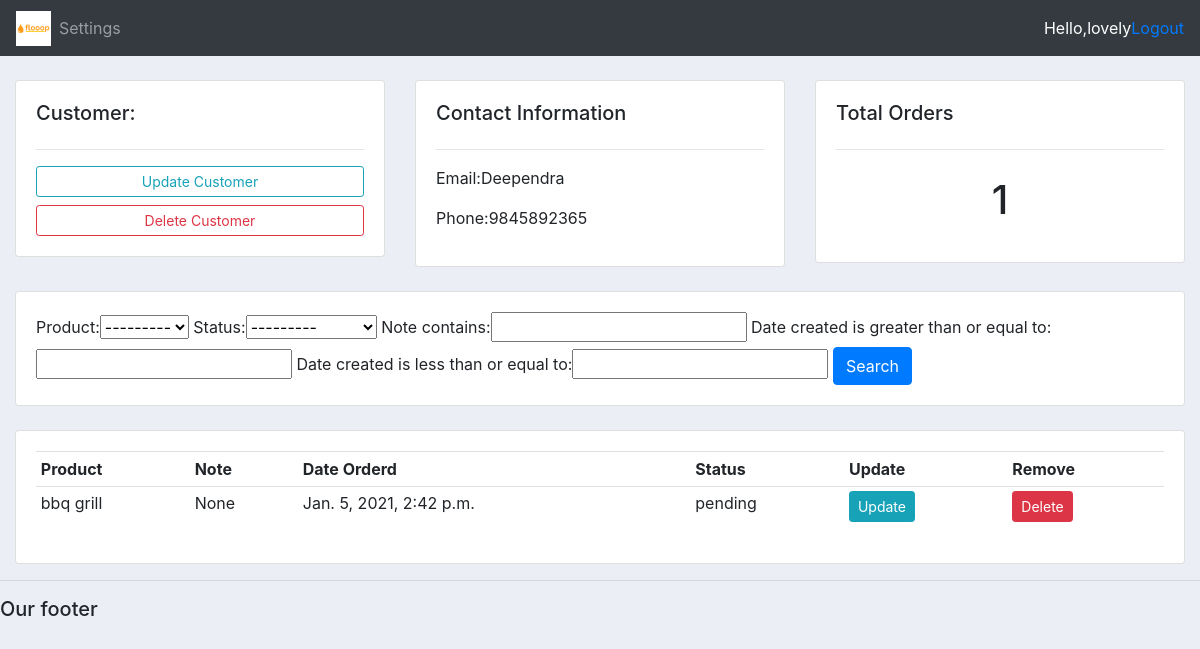
Page /customer/1/ (signed in) on the committed database.
### accounts/models.py (models this page shows, shortened)
class Customer(models.Model):
    user=models.OneToOneField(User,null=True,blank=True,on_delete=models.CASCADE)
    name=models.CharField(max_length=100,null=True)
    phone=models.CharField(max_length=100,null=True)
    email=models.CharField(max_length=100,null=True)
    profile_pic=models.ImageField(default="download.png",null=True,blank=True)
    date_created=models.DateTimeField(auto_now_add=True,null=True)

class Order(models.Model):
    STATUS=(
        ('pending','pending'),
        ('out of delivery','out of delivery'),
        ('Delivered','Delivered'),
    )
    customer=models.ForeignKey(Customer,null=True,on_delete=models.SET_NULL)
    product=models.ForeignKey(Product,null=True,on_delete=models.SET_NULL)
    date_created=models.DateTimeField(auto_now_add=True,null=True)
    status=models.CharField(max_length=100,null=True,choices=STATUS)
    note=models.CharField(max_length=100,null=True)

class Product(models.Model):
    CATEGORY=(
        ('Indoor','Indoor'),
        ('Out door','Out door')
    )
    name=models.CharField(max_length=100,null=True)
    price=models.FloatField(null=True)
    category=models.CharField(max_length=100,null=True,choices=CATEGORY)
    description=models.CharField(max_length=100,null=True,blank=True)
    date_created=models.DateTimeField(auto_now_add=True,null=True)
    tag=models.ManyToManyField(Tag)
    def __str__(self):
        return self.name

### accounts/views.py (the view)
# urls.py: path('customer/<int:pk>/', views.customer ,name="customer" ),
@login_required(login_url='login')
def customer(request,pk):
    customer=Customer.objects.get(id=pk)
    orders=customer.order_set.all()
    total=orders.count()
    myfilter=OrderFilter(request.GET,queryset=orders)
    orders=myfilter.qs
    context={'customer':customer,'orders':orders,'total':total,'myfilter':myfilter}
    return render(request,'accounts/customer.html',context)

### accounts/templates/accounts/customer.html
{%  extends 'accounts/main.html' %}
{% block content %}
	<br>
<div class="row">
	<div class="col-md">
		<div class="card card-body">
			<h5>Customer:</h5>
			<hr>
			<a class="btn btn-outline-info  btn-sm btn-block" href="">Update Customer</a>
			<a class="btn btn-outline-danger  btn-sm btn-block" href="">Delete Customer</a>
		</div>
	</div>
	<div class="col-md">
		<div class="card card-body">
			<h5>Contact Information</h5>
			<hr>
			<p>Email:{{customer.name}} </p>
			<p>Phone:{{customer.phone}} </p>
		</div>
	</div>
	<div class="col-md">
		<div class="card card-body">
			<h5>Total Orders</h5>
			<hr>
			<h1 style="text-align: center;padding: 10px">{{total}}</h1>
		</div>
	</div>
</div>
<br>
<div class="row">
	<div class="col">
		<div class="card card-body">
			<form method="get">
				{{myfilter.form}}
		    <button class="btn btn-primary" type="submit">Search</button>
		  </form>
		</div>
	</div>
</div>
<br>
<div class="row">
	<div class="col-md">
		<div class="card card-body">
			<table class="table table-sm">
				<tr>
					<th>Product</th>
					<th>Note</th>
					<th>Date Orderd</th>
					<th>Status</th>
					<th>Update</th>
					<th>Remove</th>
				</tr>
				{% for i in orders %}
				<tr>
					<td>{{i.product}}</td>
					<td>{{i.note}}</td>
					<td>{{i.date_created}}</td>
					<td>{{i.status}}</td>
					<td><a class="btn btn-sm btn-info" href="{% url 'updateorder' i.id %}">Update</a></td>
					<td><a class="btn btn-sm btn-danger" href="{% url 'deleteorder' i.id %}">Delete</a></td>
				</tr>
				{% endfor %}
			</table>
		</div>
	</div>
</div>
{% endblock %}

### accounts/templates/accounts/navbar.html (shortened to what this page needs)
{% load static %}
<nav class="navbar navbar-expand-lg navbar-dark bg-dark">
    <img src="{% static 'images/download.png' %}" height="35px">
    <div class="collapse navbar-collapse" id="navbarNav">
      <ul class="navbar-nav">
        {% if request.user.is_staff %}
        <li class="nav-item active">
          <a class="nav-link" href="{% url 'home'%}">Dashboard</a>
        </li>
        <li class="nav-item">
          <a class="nav-link" href="{% url 'product' %}">Products</a>
        </li>
        {% else %}
       <li class="nav-item">
        <a class="nav-link" href="{% url 'account' %}">Settings</a>
      </li>
        {% endif %}
      </ul>
    </div>
    <span style="color:white;">Hello,{{user}}</span>
    <span><a href="{% url 'logout' %}">Logout</a></span>
  </nav>

### accounts/static/css/main.css (style rules this page uses)
body { background-color: #ebeff5; }

### rows in the picture
Customer: name "Deependra", phone "9845892365"
Order: product "bbq grill", note "None", date_created "Jan. 5, 2021, 2:42 p.m.", status "pending"

### other values in the picture
{{ user }} "lovely"
{{ total }} "1"
